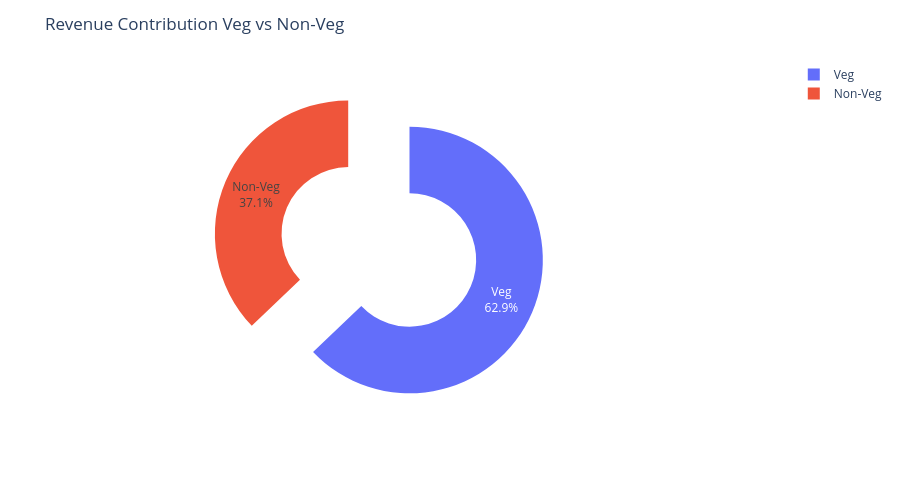

Source (notebook cell):
### Code cell
fig = px.pie(
    food_revenue,
    values="Price (INR)",
    names="Food Category",
    hole= 0.5,
    title = "Revenue Contribution Veg vs Non-Veg",
)

fig.update_traces(
    textinfo="percent+label",
    pull=(0.50,0)
)

fig.update_layout(
    height=500,
    margin=dict(t=60, b=40 ,l=40 ,r=40)
)
fig.show()

### Figure 1 — Plotly figure (JSON) as saved in the notebook; plotly's stock layout.template omitted (floating-point values rounded to 4 significant figures)
{"data": [{"domain": {"x": [0, 1], "y": [0, 1]}, "hole": 0.5, "hovertemplate": "Food Category=%{label}<br>Price (INR)=%{value}<extra></extra>", "labels": ["Non-Veg", "Veg"], "legendgroup": "", "name": "", "pull": [0.5, 0], "showlegend": true, "textinfo": "percent+label", "type": "pie", "values": [19680000.0, 33330000.0]}], "layout": {"height": 500, "legend": {"tracegroupgap": 0}, "margin": {"b": 40, "l": 40, "r": 40, "t": 60}, "title": {"text": "Revenue Contribution Veg vs Non-Veg"}}}
